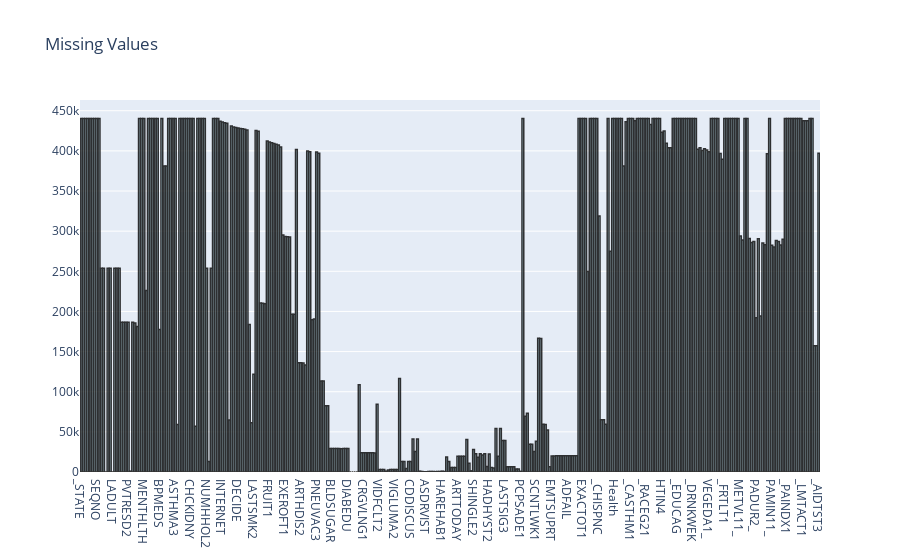

Write notebook code for a chart like this one.
### Code cell
null_feat = pd.DataFrame(len(df['SEQNO']) - df.isnull().sum(), columns = ['Count'])

trace = go.Bar(x = null_feat.index, y = null_feat['Count'] ,opacity = 0.8, marker=dict(color = 'lightblue',
        line=dict(color='#000000',width=1.5)))

layout = dict(title =  "Missing Values")
                    
fig = dict(data = [trace], layout=layout)
py.iplot(fig)

### Figure 1 — Plotly figure (JSON) as saved in the notebook; plotly's stock layout.template omitted (floating-point values rounded to 4 significant figures; data arrays with more than 128 entries replaced by an {"elided": "..."} marker saying what was removed)
{"data": [{"marker": {"color": "lightblue", "line": {"color": "#000000", "width": 1.5}}, "opacity": 0.8, "type": "bar", "x": {"elided": "330 str values"}, "y": {"elided": "330 int values"}}], "layout": {"title": {"text": "Missing Values"}}}
